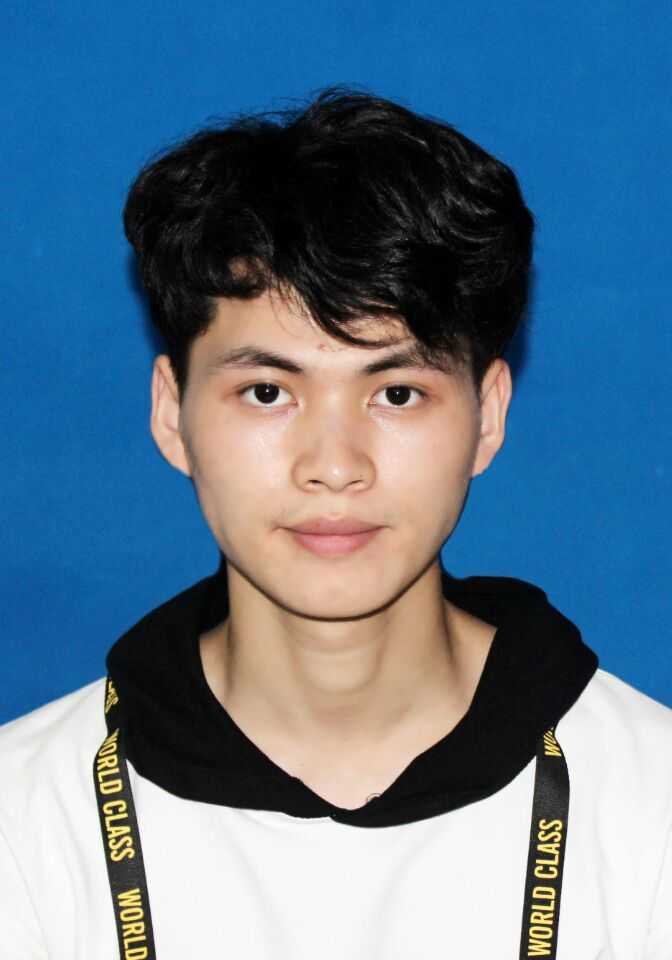
#> input picture untitled1/1.jpg, 672 x 960 px
$ python 111.py
#> lines starting #> are read from the running program, lines starting #| are printed output that depends on the picture; after the words box and inside, x2 and y2 are one past the last pixel; in counts of white or black regions, pixels touching at a corner belong together
import cv2
import numpy as np
img=cv2.imread('1.jpg')
#> img is the input picture: shape (960, 672, 3); mean B, G, R 142.5, 120.2, 93.1
#缩放
rows,cols,channels = img.shape
#> rows = 960; cols = 672; channels = 3
img=cv2.resize(img,None,fx=0.5,fy=0.5)
#> img: shape (480, 336, 3)
rows,cols,channels = img.shape
#> rows = 480; cols = 336
cv2.imshow('img',img)
#转换hsv
hsv=cv2.cvtColor(img,cv2.COLOR_BGR2HSV)
#> hsv: shape (480, 336, 3); mean H, S, V 50.3, 118.1, 156
lower_blue=np.array([90,70,70])
upper_blue=np.array([110,255,255])
mask = cv2.inRange(hsv, lower_blue, upper_blue)
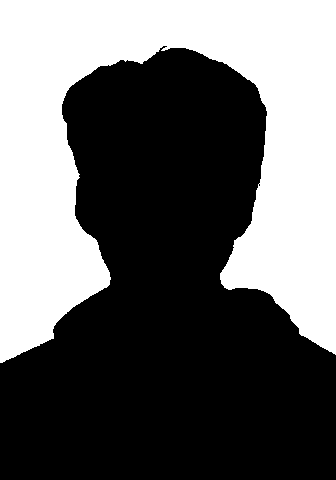
#> mask: shape (480, 336); 40.4% white; 1 white region, box (x1, y1, x2, y2) and area: (0, 0, 336, 363) 65092
cv2.imshow('Mask', mask)
#腐蚀膨胀
erode=cv2.erode(mask,None,iterations=1)
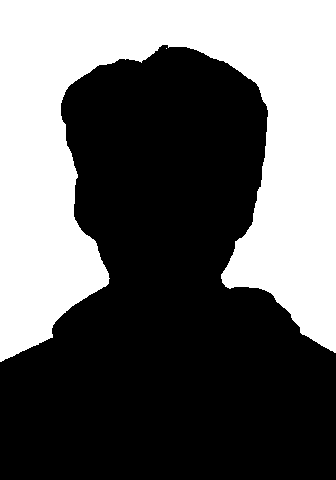
#> erode: shape (480, 336); 39.6% white; 2 white regions (1 under 20 px), largest, box (x1, y1, x2, y2) and area: (0, 0, 336, 362) 63886
cv2.imshow('erode',erode)
dilate=cv2.dilate(erode,None,iterations=1)
#> dilate: shape (480, 336); 40.3% white; 1 white region, box (x1, y1, x2, y2) and area: (0, 0, 336, 363) 65072
cv2.imshow('dilate',dilate)
#遍历替换
for i in range(rows):
 for j in range(cols):
    if dilate[i,j]==255:
     img[i,j]=(255,255,255)#此处替换颜色，为BGR通道
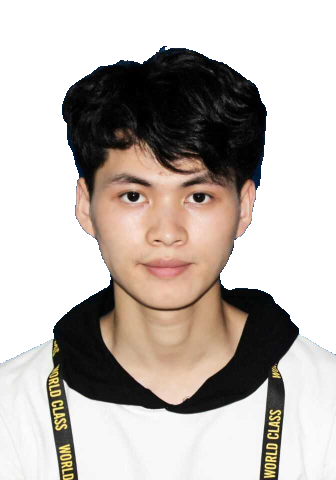
#> img: shape (480, 336, 3); mean B, G, R 176.8, 182.1, 189.6
cv2.imshow('res',img)
cv2.waitKey(0)
cv2.destroyAllWindows()
